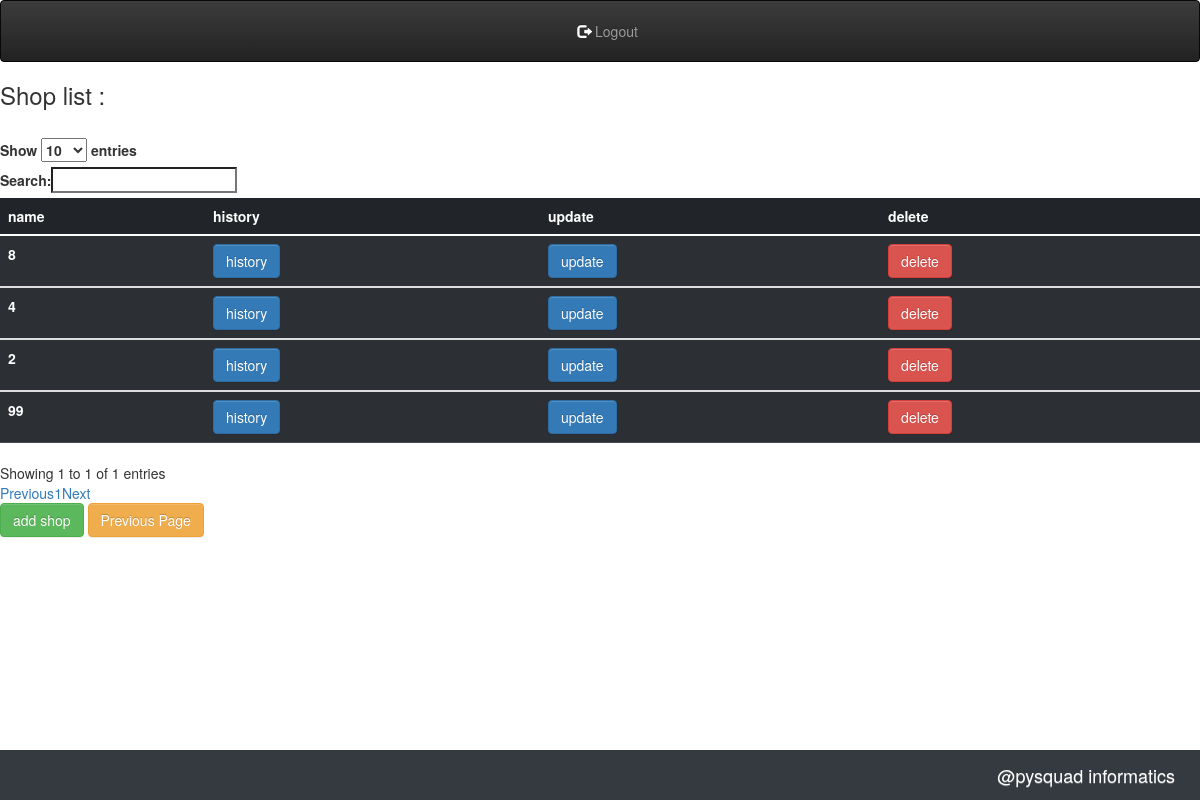
The app's page /shoplist/1/ (signed in) with its own data.
### shop_app/models.py (models this page shows, shortened)
class Shop(models.Model):
    ass_supervisor = models.ForeignKey(AssistanceSupervisor, on_delete=models.CASCADE, null=True)
    city = models.ForeignKey('smt_app.City', on_delete=models.CASCADE, null=True)
    zone = models.ForeignKey('smt_app.Zone', on_delete=models.CASCADE, null=True)
    electricity_meter = models.IntegerField()
    shop_no = models.IntegerField()
    history = models.ManyToManyField("shop_app.ShopDetail",  related_name='history_shop', blank=True, null=True)

### shop_app/views.py (the view)
# urls.py: path('shoplist/<int:pk>/', ShopListView.as_view(), name='sahoplist'),
@method_decorator(login_required, name='dispatch')
class ShopListView(ListView):
    model = Shop
    template_name = 'Shop/shop_home.html'
    def get_queryset(self, **kwargs):
        print("\n\n\n\n")
        print('>>>>>>>>>>>>>>', self.request.session)
        print("\n\n\n\n")
        return Shop.objects.filter(ass_supervisor_id=self.kwargs.get('pk'))

### template/Shop/shop_home.html (shortened to what this page needs)
{% extends "base.html" %}
{% block content %}
    <form action="" method="post" id="frm" >
        {% csrf_token %}
        <h3>Shop list :</h3>
        <br/>
        <table id="example" class="table table-striped table-dark" style="width:100%">
        <thead>
        <tr>
            <th scope="col"> name</th>
            <th scope="col"> history</th>
            <th scope="col"> update</th>
            <th scope="col"> delete</th>
        </tr>
        </thead>
        <tbody>
        <tr>
        {% for object in object_list %}
        <th>{{ object.shop_no }}</th>
         <th>
        <a href="{% url 'historylist' object.id %}"><button type="button" class="btn btn-primary" >
            history </button> </a>
        </th>
         <th>
        <a href="{% url 'shopupdate' object.id %}"><button type="button" class="btn btn-primary" >
            update </button> </a>
        </th>
         <th>
        <a href="{% url 'shopdelete' object.id %}"><button type="button" class="btn btn-danger" >
            delete </button> </a>
        </th>
        </tr>
       </tbody>
         {% endfor %}
    </table>
    <a href="{% url 'shop' %}"><button type="button" class="btn btn-success" >
        add shop </button> </a>
   <input type=button value="Previous Page" class="btn btn-warning" onClick="javascript:history.go();">
</form>
{% endblock content %}

### records on screen
Shop: shop_no "8"
Shop: shop_no "4"
Shop: shop_no "2"
Shop: shop_no "99"
